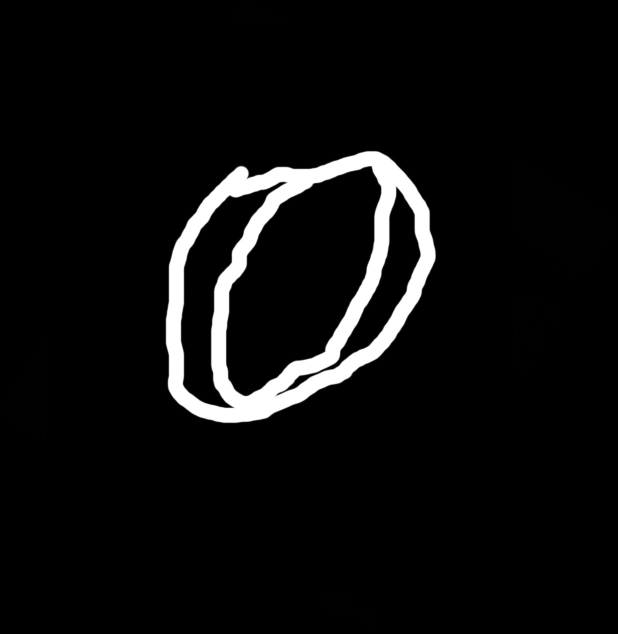
#> input picture 2-contours/shape.jpg, 1236 x 1268 px (shown at 1/2 size)
$ python 5-contours.py
#> lines starting #> are read from the running program, lines starting #| are printed output that depends on the picture; after the words box and inside, x2 and y2 are one past the last pixel; in counts of white or black regions, pixels touching at a corner belong together
import cv2
import numpy as np

img = cv2.pyrDown(cv2.imread("shape.jpg", cv2.IMREAD_UNCHANGED))
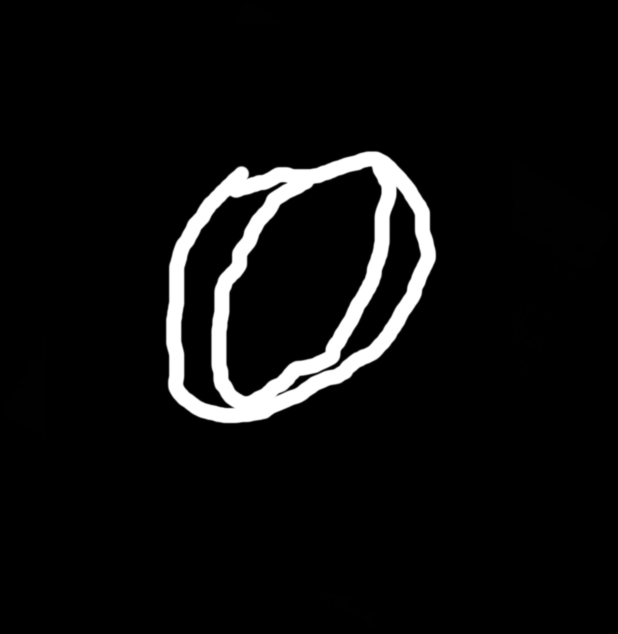
#> img: shape (634, 618, 3); min 0, max 255, mean 13.8

ret, thresh = cv2.threshold(cv2.cvtColor(img, cv2.COLOR_BGR2GRAY),
                            127, 255, cv2.THRESH_BINARY)
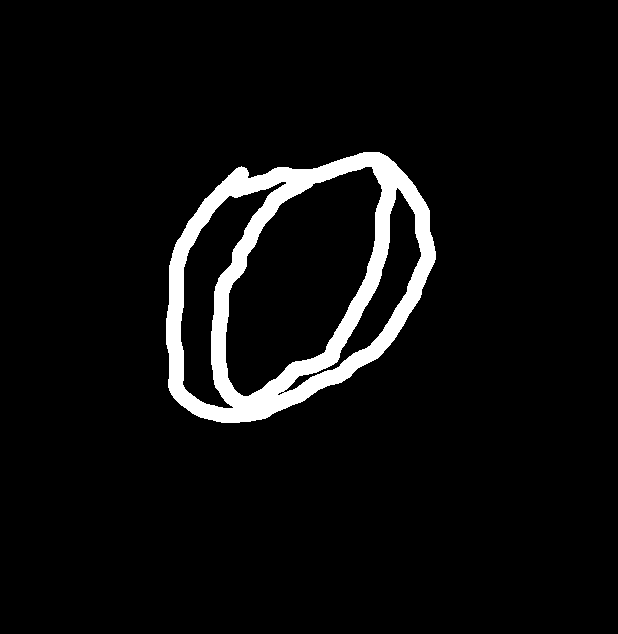
#> thresh: shape (634, 618); 5.4% white; 1 white region

contours, hier = cv2.findContours(thresh, cv2.RETR_EXTERNAL,
                                  cv2.CHAIN_APPROX_SIMPLE)
#> contours = 1 contour; box (x1, y1, x2, y2) and area: (166, 152, 436, 423) 54303

blue = (255, 0, 0)
cv2.drawContours(img, contours, -1, blue, 2)
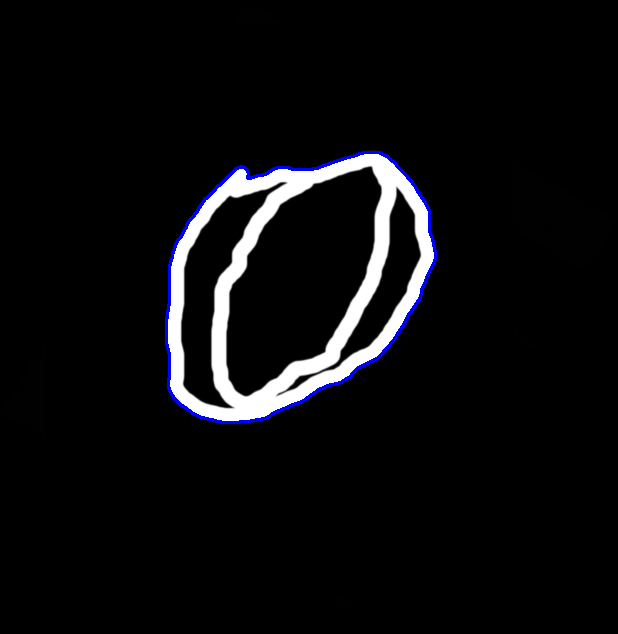
#> img: shape (634, 618, 3); 0.77% of pixels changed, all inside (x1, y1, x2, y2) = (165, 151, 437, 424)

for contour in contours:
    # find bounding box coordinates
    x, y, w, h = cv2.boundingRect(contour)
    green = (0, 255, 0)
    cv2.rectangle(img, (x, y), (x + w, y + h), green, 2)

    # find minimum area
    min_rectangle = cv2.minAreaRect(contour)
    box = cv2.boxPoints(min_rectangle)
    box = np.intp(box)
    red = (0, 0, 255)
    cv2.drawContours(img, [box], 0, red, 3)
#> this loop made 1 pass
#> (x, y, w, h, green, min_rectangle, box, red) on pass 1: (166, 152, 270, 271, (0, 255, 0), ((297.9, 287.5), (280.8, 254.4), -6.55), [[172, 429], [143, 177], [422, 145], [451, 397]], (0, 0, 255))
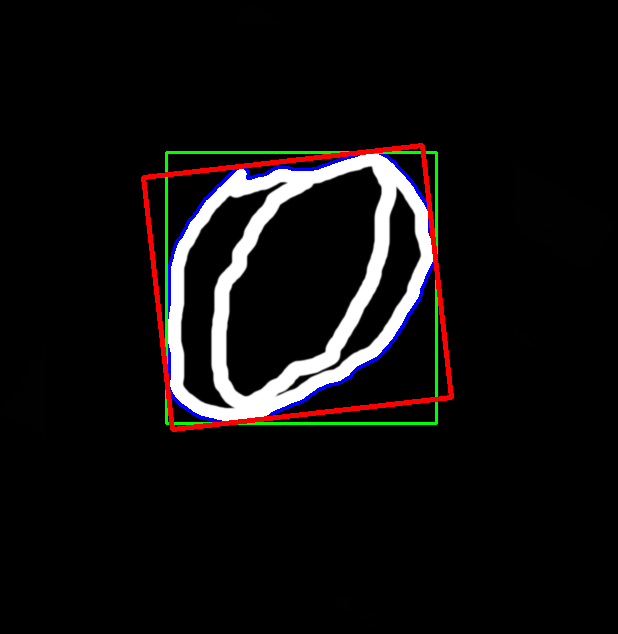
#> img: shape (634, 618, 3); 2.02% of pixels changed, all inside (x1, y1, x2, y2) = (141, 143, 454, 432)


cv2.imshow("contours", img)
cv2.waitKey()
cv2.destroyAllWindows()
